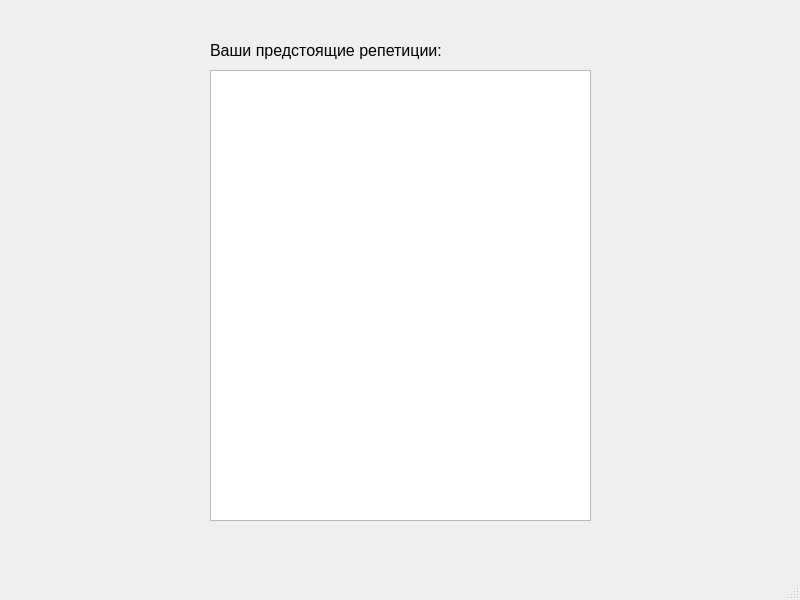
<?xml version="1.0" encoding="UTF-8"?>
<ui version="4.0">
 <class>MainWindow</class>
 <widget class="QMainWindow" name="MainWindow">
  <property name="geometry">
   <rect>
    <x>0</x>
    <y>0</y>
    <width>800</width>
    <height>600</height>
   </rect>
  </property>
  <property name="windowTitle">
   <string>MainWindow</string>
  </property>
  <widget class="QWidget" name="centralwidget">
   <widget class="QListWidget" name="rehs_list">
    <property name="geometry">
     <rect>
      <x>210</x>
      <y>70</y>
      <width>381</width>
      <height>451</height>
     </rect>
    </property>
   </widget>
   <widget class="QLabel" name="label">
    <property name="geometry">
     <rect>
      <x>210</x>
      <y>40</y>
      <width>381</width>
      <height>21</height>
     </rect>
    </property>
    <property name="font">
     <font>
      <pointsize>12</pointsize>
     </font>
    </property>
    <property name="text">
     <string>Ваши предстоящие репетиции:</string>
    </property>
   </widget>
  </widget>
  <widget class="QMenuBar" name="menubar">
   <property name="geometry">
    <rect>
     <x>0</x>
     <y>0</y>
     <width>800</width>
     <height>18</height>
    </rect>
   </property>
  </widget>
  <widget class="QStatusBar" name="statusbar"/>
 </widget>
 <resources/>
 <connections/>
</ui>
